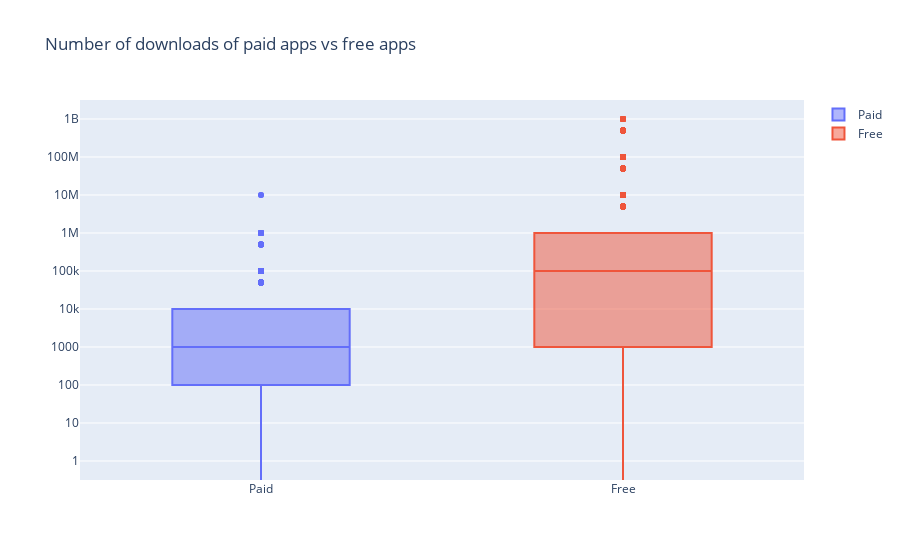

The notebook cell saved with this chart:
### Code cell
layout=go.Layout(title='Number of downloads of paid apps vs free apps',yaxis=dict(type='log',autorange=True))
data=[plot1,plot2]
plotly.offline.iplot({'data':data,'layout':layout})

### Figure 1 — Plotly figure (JSON) as saved in the notebook; plotly's stock layout.template omitted (floating-point values rounded to 4 significant figures; data arrays with more than 128 entries replaced by an {"elided": "..."} marker saying what was removed)
{"data": [{"name": "Paid", "type": "box", "y": {"elided": "756 int values"}}, {"name": "Free", "type": "box", "y": {"elided": "8903 int values"}}], "layout": {"title": {"text": "Number of downloads of paid apps vs free apps"}, "yaxis": {"autorange": true, "type": "log"}}}
